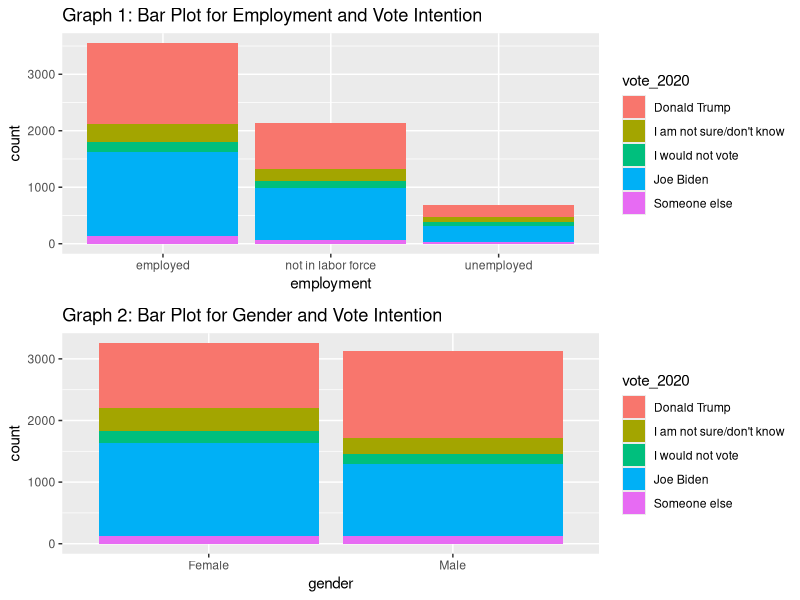

This chart was generated by the following R code:
## ---- chunk 1
library(tidyverse)
library(gridExtra)
library(broom)

# set to your own working directory
setwd("C:/Users/10128/Desktop/STA304/Problem Set 3/output")

# Loading in the cleaned survey Data
survey_data <- read_csv("survey_data.csv")

# Loading in the cleaned census Data
census_data <- read_csv("census_data.csv")
## ---- chunk 2
attach(survey_data)

# build the model
logitm <- glm(vote_trump~as.factor(employment)+as.factor(gender)+as.factor(race_ethnicity)+as.factor(household_income)+as.factor(education)+as.factor(age_group), family = "binomial")

logitmb <- glm(vote_biden~as.factor(employment)+as.factor(gender)+as.factor(race_ethnicity)+as.factor(household_income)+as.factor(education)+as.factor(age_group), family = "binomial")

detach(survey_data)
## ---- chunk 3
# Find estimate for log odds for each cell
census_data$logodds_estimate <-
  logitm %>%
  predict(newdata = census_data)

# convert the log odds into probabilities
census_data$estimate <-
  exp(census_data$logodds_estimate)/(1+exp(census_data$logodds_estimate))

# yield estimates for each cell than aggregate to find the final estimate
yps <- census_data %>%
  mutate(alp_predict_prop = estimate*n) %>%
  summarise(alp_predict = sum(alp_predict_prop)/sum(n))
yps

### results for voting Biden
census_data$logodds_estimate_b <-
  logitmb %>%
  predict(newdata = census_data)

# convert the log odds into probabilities
census_data$estimate_b <-
  exp(census_data$logodds_estimate_b)/(1+exp(census_data$logodds_estimate_b))

# yield estimates for each cell than aggregate to find the final estimate
yps_b <- census_data %>%
  mutate(alp_predict_prop_b = estimate_b*n) %>%
  summarise(alp_predict_b = sum(alp_predict_prop_b)/sum(n))
yps_b
## ---- chunk 4
# model output in a tidy table
trump_result <- broom::tidy(logitm)
head(trump_result)
yps
## ---- chunk 5
biden_result <- broom::tidy(logitmb)
head(biden_result)
yps_b
## ---- chunk 6
# filter NA's in the relevant variables
survey_data <- survey_data %>% 
  filter(!is.na(employment)) %>%
  filter(!is.na(gender)) %>% 
  filter(!is.na(vote_trump)) %>% 
  filter(!is.na(vote_biden))

# plot bar plot for employment vs. vote intention 
plot1<- survey_data %>% 
  ggplot(aes(x = employment, fill = vote_2020))+
  geom_bar()+
  labs(title = "Graph 1: Bar Plot for Employment and Vote Intention")

# plot bar plot for gender vs. vote intention
plot2 <- survey_data%>% 
  ggplot(aes(x = gender, fill = vote_2020))+
  geom_bar()+
  labs(title = "Graph 2: Bar Plot for Gender and Vote Intention")
grid.arrange(plot1, plot2, nrow=2)
## ---- chunk 7
# calculate proportion of people voting for Trump or Biden within each employment group
emp_t <- survey_data %>% 
  group_by(employment) %>% 
  summarise(vote_t = mean(vote_trump))

emp_b <- survey_data %>% 
  group_by(employment) %>% 
  summarise(vote_b = mean(vote_biden))
vote_b = emp_b$vote_b
cbind(emp_t, vote_b)
## ---- chunk 8
# display the table for proportion of people in different gender group that would for Trump/Biden
gender_t <- survey_data %>% 
  group_by(gender) %>% 
  summarise(vote_t = mean(vote_trump))

gender_b <- survey_data %>% 
  group_by(gender) %>% 
  summarise(vote_b = mean(vote_biden))
vote_b1 <- gender_b$vote_b
cbind(gender_t, vote_b1)
## ---- chunk 9
head(census_data)
## ---- chunk 10
# print the full output of our model
print(trump_result, n = 50)
## ---- chunk 11
print(biden_result, n = 50)
